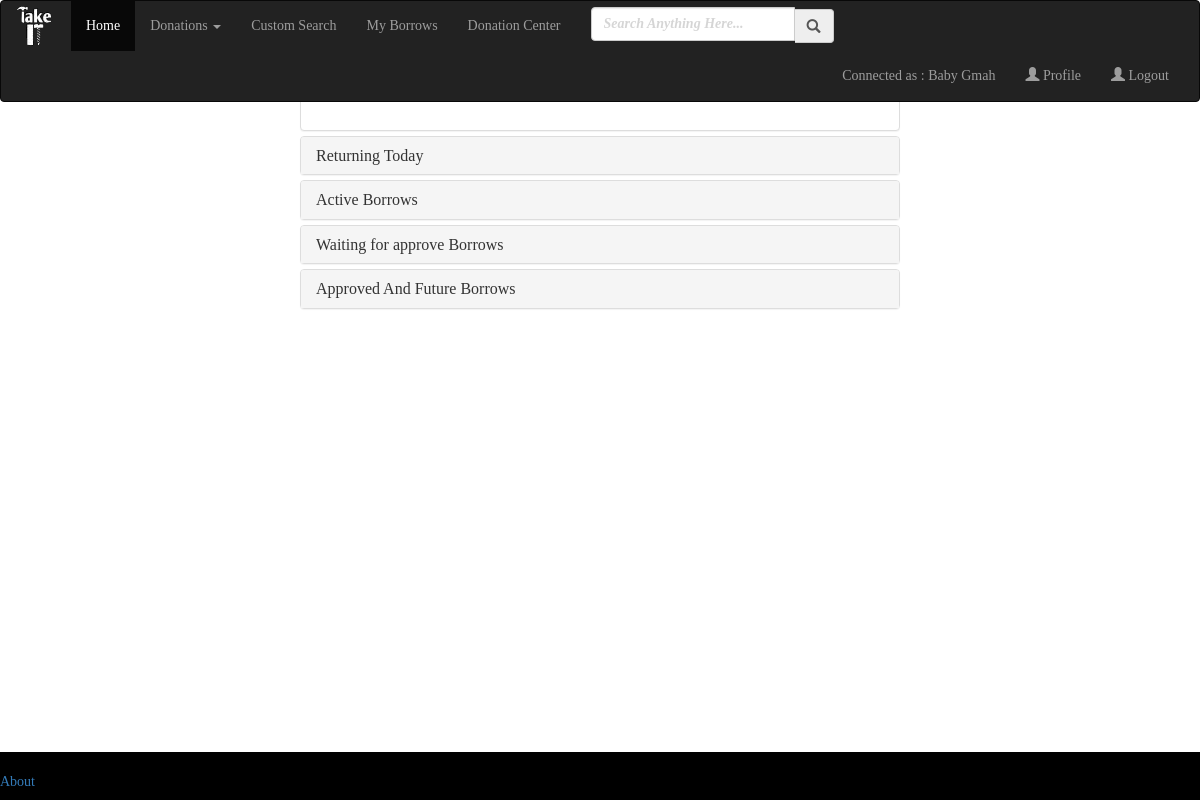
/borrows/ (signed in), run on an earlier commit of the app's database.
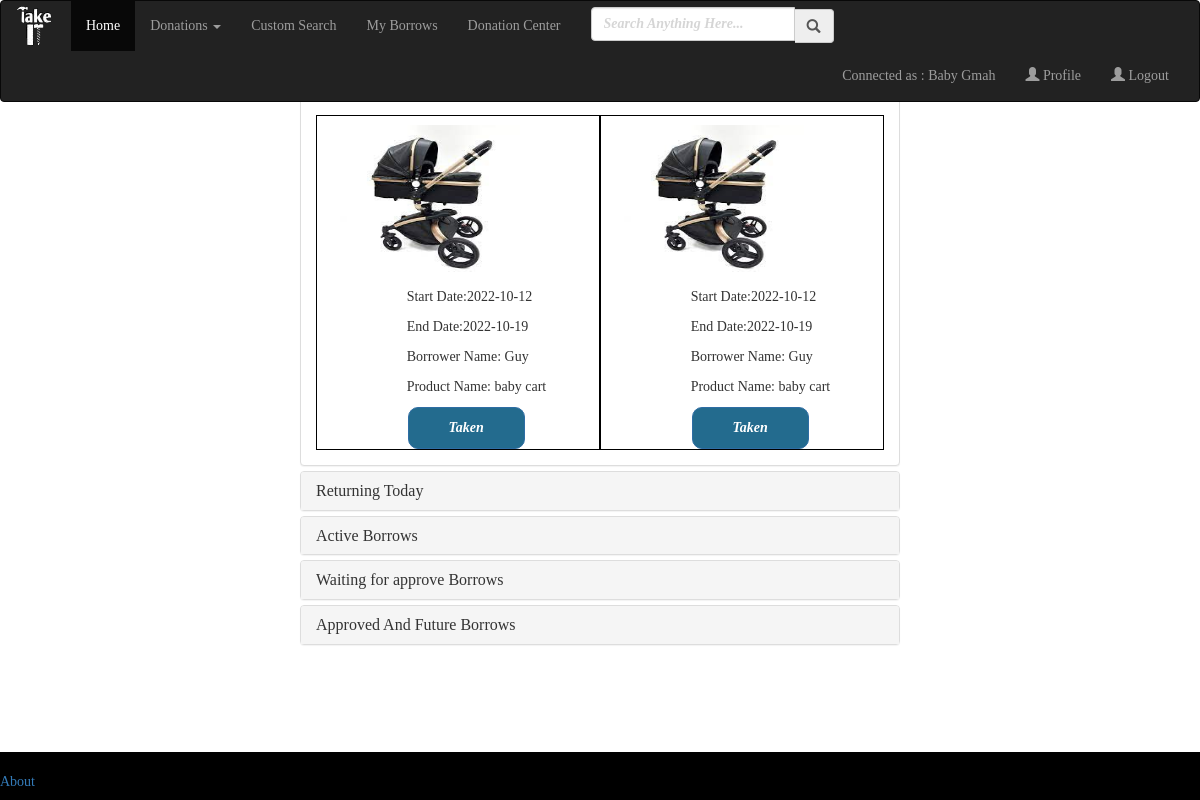
And on a later commit of the database.
### project/models.py (models this page shows)
class Gmah(UserMixin, db.Model):
    id = db.Column(db.Integer, primary_key=True)
    name = db.Column(db.String(1000))
    email = db.Column(db.String(1000))
    password = db.Column(db.String(100))
    owner_first_name = db.Column(db.String(50))
    owner_last_name = db.Column(db.String(50))
    phone = db.Column(db.String(10))
    category = db.Column(db.String(50))
    city = db.Column(db.String(200))
    street = db.Column(db.String(200))
    street_number = db.Column(db.Integer)
    profile_picture = db.Column(db.String(200))

class Borrows(db.Model):
    id = db.Column(db.Integer, primary_key=True)
    borrower_id = db.Column(db.Integer)
    gmah_id = db.Column(db.Integer)
    product_id = db.Column(db.Integer)
    start_date = db.Column(db.Date)
    end_date = db.Column(db.Date)
    approved = db.Column(db.Integer)
    is_active = db.Column(db.Integer)
    declined = db.Column(db.Integer)

class Products(db.Model):
    id = db.Column(db.Integer, primary_key=True)
    name = db.Column(db.String(1000))
    category = db.Column(db.String(50))
    description = db.Column(db.String(1000))
    idle = db.Column(db.Integer)
    gmah_id = db.Column(db.Integer, db.ForeignKey('gmah.id'))
    pic_name = db.Column(db.String(50))

class User(UserMixin, db.Model):
    id = db.Column(db.Integer, primary_key=True) # primary keys are required by SQLAlchemy
    email = db.Column(db.String(100), unique=True)
    password = db.Column(db.String(100))
    name = db.Column(db.String(1000))
    last_name = db.Column(db.String(1000))
    phone = db.Column(db.String(10))
    city = db.Column(db.String(200))
    street = db.Column(db.String(200))
    street_number = db.Column(db.Integer)
    is_gmah = db.Column(db.Boolean)
    is_blocked = db.Column(db.Boolean)
    profile_picture = db.Column(db.String(200))

### project/auth.py (the view)
@auth.route('/borrows/')
@login_required
def borrows():
    gmah_id = current_user.id
    gmah = Gmah.query.filter_by(id=gmah_id).first()
    if not gmah:
        flash('To see all of your borrows please login')
        return redirect(url_for('auth.login'))
    else:
        borrows = Borrows.query.filter_by(gmah_id=gmah_id).all()
        date = datetime.now()
        date = date.strftime("%Y-%m-%d")
        return render_template("my_borrows.htm", gmah=gmah, borrows=borrows, func=return_user, func2=return_product,
                               date=date,
                               func3=compare_dates)

### project/auth.py (called while the page is built)
@auth.route('/return_user/<id>')
def return_user(id):
    user = User.query.filter_by(id=id).first()
    if user:
        return user
    else:
        return ""

@auth.route('/return_product/<id>')
def return_product(id):
    product = Products.query.filter_by(id=id).first()
    if product:
        return product
    else:
        return ""

@auth.route('/compare_dates/<date>')
def compare_dates(date):
    date = date.strftime("%Y-%m-%d")
    now = datetime.now()
    now = now.strftime("%Y-%m-%d")
    result = now < date
    if result:
        return False
    else:
        if now == date:
            return True
        else:
            return False

### project/templates/my_borrows.htm (shortened to what this page needs)
{% extends "base.html" %}
{% block content %}
<div style="width:50%;margin:auto;">
<div class="panel-group" id="accordion" role="tablist" aria-multiselectable="true">
  <div class="panel panel-default">
    <div class="panel-heading" role="tab" id="headingOne">
      <h4 class="panel-title">
        <a role="button" data-toggle="collapse" data-parent="#accordion" href="#collapseOne" aria-expanded="true" aria-controls="collapseOne">
        </a>
      </h4>
    </div>
    <div id="collapseOne" class="panel-collapse collapse in" role="tabpanel" aria-labelledby="headingOne">
      <div class="panel-body">
            {% for borrow in borrows %}
                {% if borrow.is_active==0 and borrow.approved==1 and func3(borrow.start_date) %}
                    <div class="col-lg-6" style="border: 1px solid black;">
                         <div  style="float:left;margin:0 0 0 3%;">
                            {% set imagename = (func2(borrow.product_id)).pic_name %}
                            <img class="resultProductPhoto" src={{url_for('static',filename='images/products/{}'.format(imagename))}} width="180px" height="150px">
                       </div>
                       <div style="float:right ;margin:5% 15% 0 0;">
                           <p>Start Date:{{ borrow.start_date }}</p>
                           <p>End Date:{{ borrow.end_date }}</p>
                           <p>Borrower Name: {{ (func(borrow.borrower_id)).name }}</p>
                           <p>Product Name: {{ (func2(borrow.product_id)).name }}</p>
                       </div>
                        {% if borrow.approved==1 %}
                            <a class="btn btn-primary" href="{{ url_for('auth.start_borrow', id=borrow.id) }}" style="margin:0 0 0 30%;">Taken</a> <br>
                        {% endif %}
                    </div>
                {% endif %}
            {% endfor %}
      </div>
    </div>
  </div>
  <div class="panel panel-default">
    <div class="panel-heading" role="tab" id="headingTwo">
      <h4 class="panel-title">
        <a class="collapsed" role="button" data-toggle="collapse" data-parent="#accordion" href="#collapseTwo" aria-expanded="false" aria-controls="collapseTwo">
          Returning Today
        </a>
      </h4>
    </div>
  </div>
  <div class="panel panel-default">
    <div class="panel-heading" role="tab" id="headingThree">
      <h4 class="panel-title">
        <a class="collapsed" role="button" data-toggle="collapse" data-parent="#accordion" href="#collapseThree" aria-expanded="false" aria-controls="collapseThree">
          Active Borrows
        </a>
      </h4>
    </div>
  </div>
      <div class="panel panel-default">
        <div class="panel-heading" role="tab" id="headingFour">
          <h4 class="panel-title">
            <a class="collapsed" role="button" data-toggle="collapse" data-parent="#accordion" href="#collapseFour" aria-expanded="false" aria-controls="collapseFour">
              Waiting for approve Borrows
            </a>
          </h4>
        </div>
      </div>
      <div class="panel panel-default">
        <div class="panel-heading" role="tab" id="headingFive">
          <h4 class="panel-title">
            <a class="collapsed" role="button" data-toggle="collapse" data-parent="#accordion" href="#collapseFive" aria-expanded="false" aria-controls="collapseFive">
              Approved And Future Borrows
            </a>
          </h4>
        </div>
      </div>
</div>
    </div>
{% endblock %}

### project/templates/base.html (shortened to what this page needs)
<!DOCTYPE html>
<html>
<head>
    <link rel="stylesheet" href="https://maxcdn.bootstrapcdn.com/bootstrap/3.3.7/css/bootstrap.min.css">
    <link rel= "stylesheet" type= "text/css" href="/static/style.css">
</head>
<body>
<section class="hero is-primary is-fullheight sticky topnav">
    <div class="hero-head">
        <div class="navbar navbar-inverse">
            <div class="container-fluid">
                <div class="row">
                    <div class="col-lg-12">
                        <div class="navbar-header">
                                <a href="{{ url_for('main.index') }}" class="navbar-brand">
                                <img src={{url_for('static',filename='images/navbar.jpeg')}} alt="Logo"  style="margin-top: -25%;">
                                </a>
                        </div>
                        <div class="navbar-collapse collapse" id="mobile_menu">
                            <ul class="nav navbar-nav">
                                <li class="active"><a href="{{ url_for('main.index') }}">Home</a></li>
                                <li><a href="#" class="dropdown-toggle" data-toggle="dropdown">Donations <span
                                        class="caret"></span></a>
                                </li>
                                <li><a href="/search">Custom Search</a></li>
                                {% if current_user.owner_first_name %}
                                <li><a href="/borrows">My Borrows</a></li>
                                <li><a href="/donations">Donation Center</a></li>
                                {% endif %}
                            </ul>
                            <ul class="nav navbar-nav">
                                <li>
                                    <form method="POST" action="/search" class="navbar-form">
                                        <div class="form-group">
                                            <div class="input-group">
                                                <input type="search" name="search" id="search"
                                                       placeholder="Search Anything Here..." class="form-control">
                                                <span class="input-group-addon"><span
                                                        class="glyphicon glyphicon-search"></span></span>
                                            </div>
                                        </div>
                                    </form>
                                </li>
                            </ul>
                            <ul class="nav navbar-nav navbar-right">
                                {% if current_user.is_authenticated %}
                                <li><a>
                                 Connected as : {{ current_user.name }} <name></name></a></li>
                                <li><a href="{{ url_for('main.profile', email=current_user.email) }}">
                                    <span class="glyphicon glyphicon-user"></span> Profile</a></li>
                                <li><a href="{{ url_for('auth.logout') }}">
                                    <span class="glyphicon glyphicon-user"></span> Logout</a></li>
                                {% endif %}
                            </ul>
                        </div>
                    </div>
                </div>
            </div>
        </div>
    </div>
</section>
    {% block content %}
            {% endblock %}
 {% block footer %}
<br><br><br><br>
<footer>
  <p><br>
  <a href="/about">About</a></p>
</footer>
   {%- endblock %}
</body>
</html>

### project/static/style.css (style rules this page uses)
* { font-family: 'Optima'; }
body { margin-top:5%; overflow-y: scroll; height: 100%; overflow-x: hidden; font-family: Arial, Helvetica, sans-serif; }
footer { background-color:black; width:100%; bottom:-2px; position:fixed; }
.sticky { position: fixed; width:100%; top:0; z-index: 999; color:53599A; }
.resultProductPhoto { margin:5% 0 0 0; }
input { width: 70%; padding: 15px; margin: 5px 0 22px 0; display: block; border: none; margin:auto; margin-bottom:10px; background: #FFFFFF; border: 1px solid black; border-radius: 5px; height:3em; top:-2px; }
input::placeholder { text-align: left; opacity:0.4; }
.btn { padding: 10px 40px; background-color: #236B8E; color: #FFFFFF; font-style: oblique; font-weight: bold; border-radius: 10px; }
::placeholder { opacity: 1; font-style: oblique; font-weight: bold; }

What changed in the data, as far as the page shows it:
now on this page (row edited): Borrows: pic_name (picture), start_date "2022-10-12", end_date "2022-10-19"
now on this page (row unchanged): User: name "Guy"
now on this page (row unchanged): Products: name "baby cart"
now on this page (row edited): Borrows: pic_name (picture), start_date "2022-10-12", end_date "2022-10-19"
